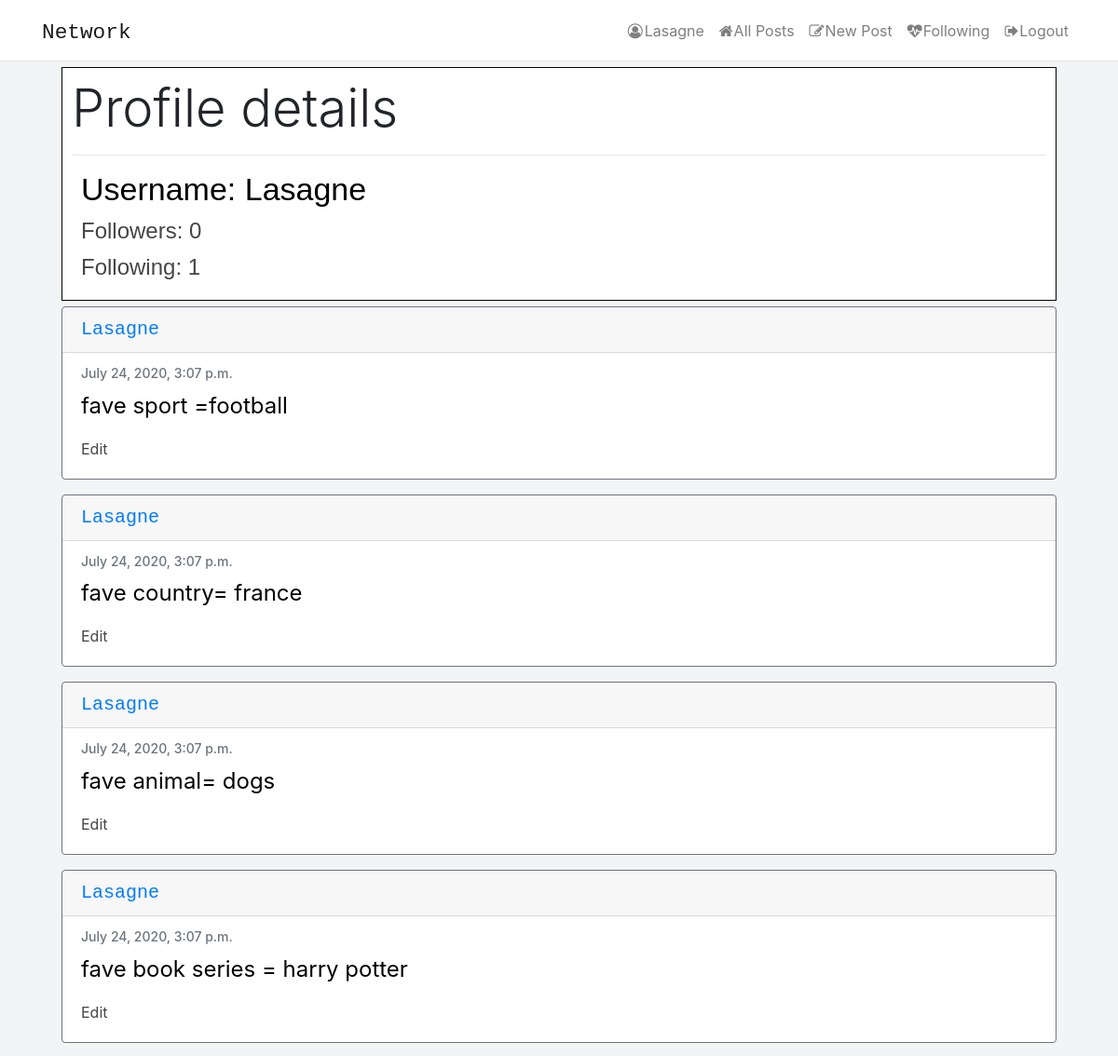
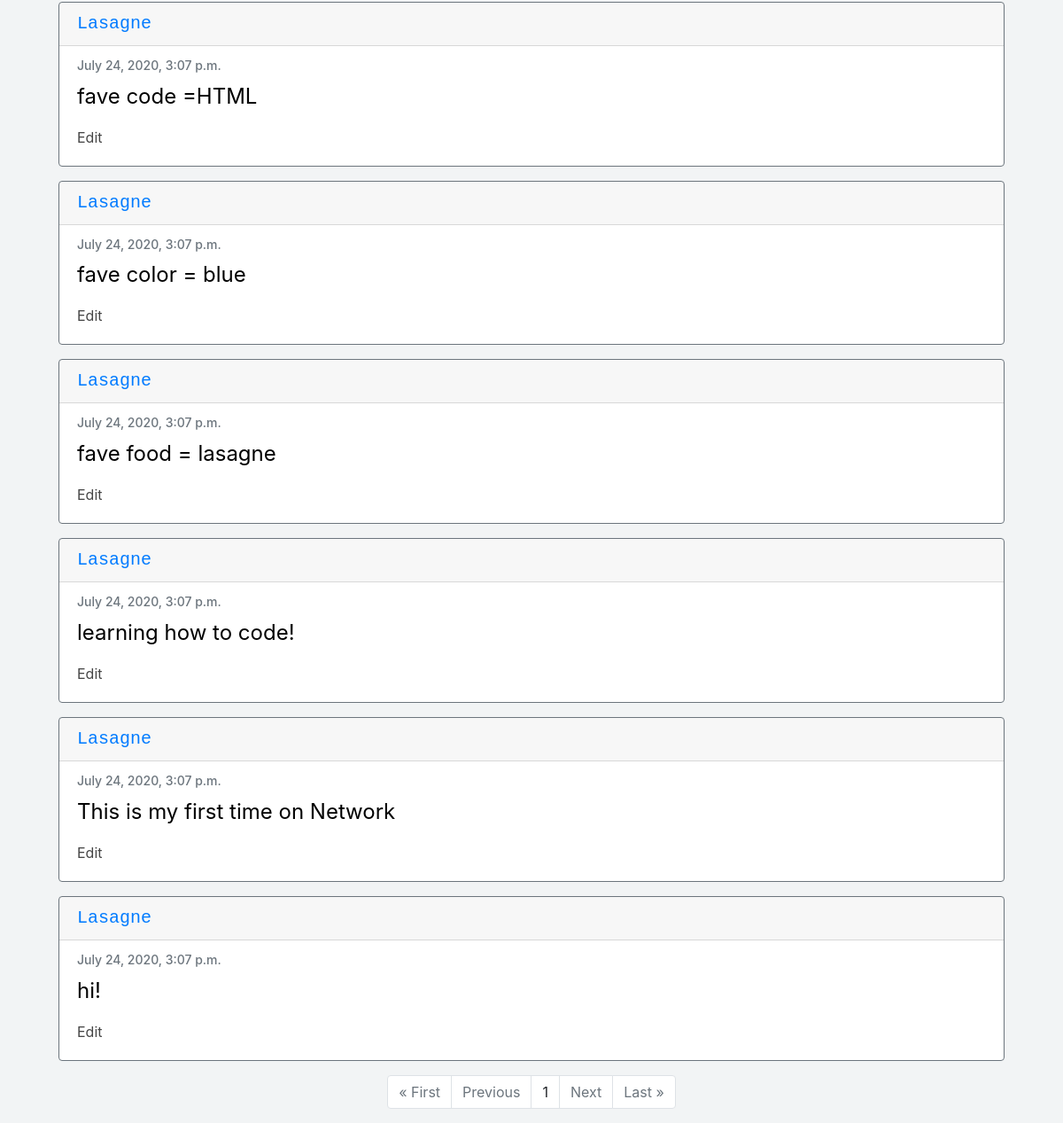
Page /profile/lasagne (signed in) on the committed database (2 pictures, top to bottom).
### network/models.py (models this page shows, shortened)
class User(AbstractUser):
    pass

class Post(models.Model):
    content = models.CharField(max_length=255)
    user = models.ForeignKey('User', on_delete=models.CASCADE, related_name='author')
    date = models.DateTimeField(default=datetime.now())
    liked = models.ManyToManyField('User', default=None, blank=True, related_name='post_likes')

### network/views.py (the view, shortened to what this page needs)
# urls.py: path("profile/<str:username>", views.profile, name="profile"),
def profile(request, username):
    if request.method == 'GET':
        currentuser = request.user
        profileuser = get_object_or_404(User, username=username)
        posts = Post.objects.filter(user=profileuser).order_by('id').reverse()
        follower = Profile.objects.filter(target=profileuser)
        following = Profile.objects.filter(follower=profileuser)
        if request.user.is_anonymous:
            return redirect('login')
        else:
            following_each_other = Profile.objects.filter(follower=currentuser, target=profileuser)
            totalfollower = len(follower)
            totalfollowing = len(following)
            paginator = Paginator(posts, 10)
            page_number = request.GET.get('page')
            page_obj = paginator.get_page(page_number)
            return render(request, "network/profile.html", {'profileuser': profileuser,
            'page_obj': page_obj, 'follower':totalfollower, 'following': totalfollowing,
            'followingEachOther': following_each_other})

### network/templates/network/profile.html (shortened to what this page needs)
{% extends 'network/layout.html' %}
{% load static %}
{% block body %}
<div class="container" >
    <div style="border: 1px solid black; padding: 10px; background-color: white; margin: 6px;">
        <h3 class="display-4">Profile details</h3>
        <hr>
        <h4 class="details-name">Username: {{profileuser.username|title}}</h4>
        <h4 class="details-follow" >Followers: {{follower}}</h4>
        <h4 class="details-follow">Following: {{following}}</h4>
    </div>
</div>
<div class="container">
    {% for post in page_obj %}
    <div class="card border-secondary mb-3" style="width:auto; margin:6px;">
        <h5 class="card-header"><a href="{% url 'profile' username=post.user %}">{{post.user|title}}</a></h5>
        <div class="card-body text-secondary">
            <h6 class="card-subtitle mb-2 text-muted">{{post.date}}</h6>
            <p class="card-text">{{post.content}}</p>
            {% if user.is_authenticated %}
                {% if request.user == post.user %}
                <a href="{% url 'edit' post_id=post.id%}" class="edit" style="right: 20px;">Edit</a>
                {% elif request.user in post.liked.all %}
                    <a class="likebutton" href="#" data-catid="{{ post.id }}" id="{{post.id}}" data-total="{{post.liked.all.count}}"  data-value="Unlike" value="submit"><i class="fa fa-heart" id="heart{{post.id}}" style="margin-right: 4px; color:red;"></i><span id="liked{{post.id}}">{{post.liked.all.count}}</span></a>
                    {% else %}
                    <a class="likebutton" href="#" data-catid="{{ post.id }}" id="{{post.id}}" data-total="{{post.liked.all.count}}"  data-value="Like" value="submit"><i class="fa fa-heart" id="heart{{post.id}}" style="margin-right: 4px; color:black;"></i><span id="liked{{post.id}}">{{post.liked.all.count}}</span></a>
                {% endif %}
            {% else %}
                <p>Likes: {{post.liked.all.count}}</p>
            {% endif %}
        </div>
    </div>
    {% endfor %}
</div>
<div class="container">
    <ul class="pagination justify-content-center">
        {% if page_obj.has_previous %}
            <li class="page-item"><a href="?page=1" class="page-link">&laquo; First</a></li>
            <li class="page-item"><a href="?page={{ page_obj.previous_page_number }}" class="page-link">Previous</a></li>
        {% else %}
        <li class="page-item disabled"><a class="page-link">&laquo; First</a></li>
        <li class="page-item disabled"><a class="page-link">Previous</a></li>
        {% endif %}
            <li class="page-item"><a class="page-link">{{ page_obj.number }}</a></li>
        {% if page_obj.has_next %}
        <li class="page-item"><a href="?page={{ page_obj.next_page_number }}" class="page-link">Next</a></li>
        <li class="page-item"><a href="?page={{ page_obj.paginator.num_pages }}" class="page-link">Last &raquo;</a></li>
        {% else %}
        <li class="page-item disabled"><a class="page-link">Next</a></li>
        <li class="page-item disabled"><a class="page-link">Last &raquo;</a></li>
        {% endif %}
    </ul>
</div>
{% endblock %}

### network/templates/network/layout.html (shortened to what this page needs)
{% load static %}
<!DOCTYPE html>
<html lang="en">
    <head>
        <link rel="stylesheet" href="https://stackpath.bootstrapcdn.com/bootstrap/4.4.1/css/bootstrap.min.css">
        <link href="{% static 'network/styles.css' %}" rel="stylesheet">
        <link rel="stylesheet" href="https://cdnjs.cloudflare.com/ajax/libs/font-awesome/4.7.0/css/font-awesome.min.css">
    </head>
    <body>
            <nav class="navbar navbar-expand-lg navbar-light bg-light">
                <div class="container">
                    <a class="navbar-brand network" href="{% url 'index' %}"><code>Network</code></a>
                    <div>
                        <ul class="navbar-nav mr-auto">
                            {% if user.is_authenticated %}
                            <ul class="navbar-nav ml-auto">
                                <li class="nav-item dropdown">
                                  <a class="nav-link" href="{% url 'profile' username=user.username %}">
                                    <i class="fa fa-user-circle-o" style="margin-right: 2px;"></i>{{ request.user|title }}
                                  </a>
                                </li>
                              </ul>
                            {% endif %}
                            <li class="nav-item">
                            <a class="nav-link " href="{% url 'index' %}"><i class="fa fa-home" style="margin-right: 1px;"></i>All Posts</a>
                            </li>
                            {% if user.is_authenticated %}
                                <li class="nav-item">
                                    <a class="nav-link" href="{% url 'newpost' username=user.username %}"><i class="fa fa-pencil-square-o" style="margin-right: 1px;"></i>New Post</a>
                                </li>
                                <li class="nav-item">
                                    <a class="nav-link" href="{% url 'following' username=user.username %}"><i class="fa fa-heartbeat" style="margin-right: 1px;"></i>Following</a>
                                </li>
                                <li class="nav-item">
                                    <a class="nav-link" href="{% url 'logout' %}"><i class="fa fa-sign-out" style="margin-right: 1px;"></i>Logout</a>
                                </li>
                            {% endif %}
                        </ul>
                    </div>
                </div>
            </nav>
        <div class="container">
            <div class="body">
                {% block body %}
                {% endblock %}
            </div>
        </div>
</html>

### network/static/network/styles.css (style rules this page uses)
body { background-color: #f2f4f5; }
.navbar { background-color:white !important; border-bottom: solid #e1e4e6 1px; }
.likebutton ,.edit { color:#454545; }
.card-header { font-size:20px; font-family: monospace; }
.card-subtitle { font-size:14px; }
.card-text { font-size:24px; color:black; }
.network { font-size: 26px; color:black; font-family: 'Franklin Gothic Medium', 'Arial Narrow', Arial, sans-serif; }
.details-follow { font-size: 24px; margin:10px; color: #454545; font-family: 'Gill Sans', 'Gill Sans MT', Calibri, 'Trebuchet MS', sans-serif; }
.details-name { font-size: 34px; margin:10px; color: black; font-family: 'Gill Sans', 'Gill Sans MT', Calibri, 'Trebuchet MS', sans-serif; }

### rows in the picture
User: user "Lasagne", username "Lasagne"
Post: user "Lasagne", date "July 24, 2020, 3:07 p.m.", content "fave sport =football", shows "Edit"
Post: user "Lasagne", date "July 24, 2020, 3:07 p.m.", content "fave country= france", shows "Edit"
Post: user "Lasagne", date "July 24, 2020, 3:07 p.m.", content "fave animal= dogs", shows "Edit"
Post: user "Lasagne", date "July 24, 2020, 3:07 p.m.", content "fave book series = harry potter", shows "Edit"
Post: user "Lasagne", date "July 24, 2020, 3:07 p.m.", content "fave code =HTML", shows "Edit"
Post: user "Lasagne", date "July 24, 2020, 3:07 p.m.", content "fave color = blue", shows "Edit"
Post: user "Lasagne", date "July 24, 2020, 3:07 p.m.", content "fave food = lasagne", shows "Edit"
Post: user "Lasagne", date "July 24, 2020, 3:07 p.m.", content "learning how to code!", shows "Edit"
Post: user "Lasagne", date "July 24, 2020, 3:07 p.m.", content "This is my first time on Network", shows "Edit"
Post: user "Lasagne", date "July 24, 2020, 3:07 p.m.", content "hi!", shows "Edit"

### other values in the picture
{{ follower }} "0"
{{ following }} "1"
{{ page_obj.number }} "1"
